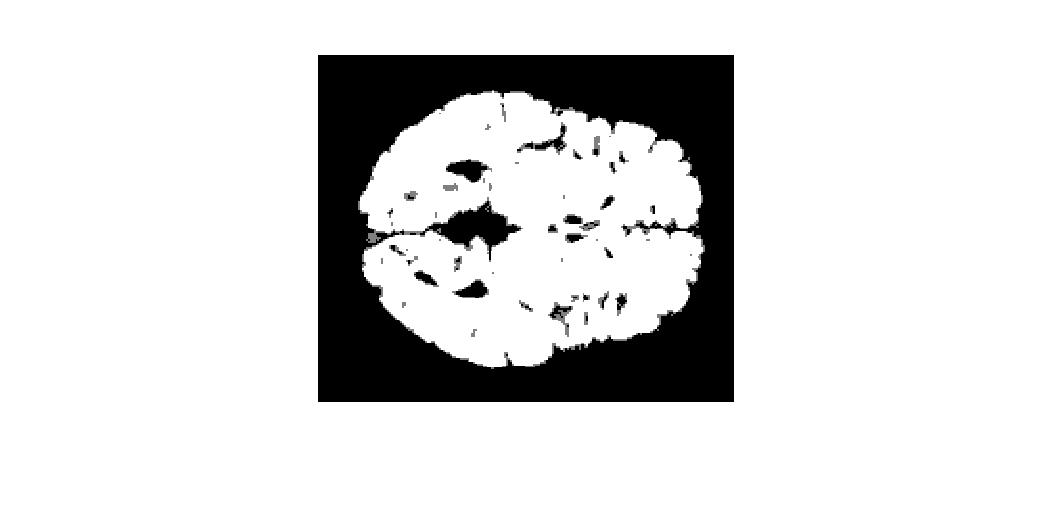
%> input picture a3/brain311090.png, 1057 x 525 px, given in place of brain1.jpg, which was not available
$ octave main.m   (GNU Octave 9; MATLAB toolbox functions it lacks are replaced by stand-ins)
%> lines starting %> are read from the running program, lines starting %| are printed output that depends on the picture; in (x1, y1, x2, y2) boxes, pixels count from 0 and x2, y2 are one past the last pixel; in counts of white or black regions, pixels touching at a corner belong together; the program's own positions count from 1; pictures that were not available may be replaced by others from this repository, and a replacement may not be noted
### a3/preprocess.m
function [ img ] = preprocess(imgin)
thres = graythresh(imgin);
img = imbinarize(imgin,thres);

%then, select the connected component (the brain)
%bwconncomp finds connected components in the binary image

%from Matlab docs, bwconncomp(BW) returns the connected components CC found in the binary image BW. bwconncomp uses a default connectivity of 8 for two dimensions,
%26 for three dimensions, and conndef(ndims(BW),'maximal') for higher dimensions.

ConnectedComponents = bwconncomp(img);

numPix = cellfun(@numel, ConnectedComponents.PixelIdxList);

[~, idx] = max(numPix);

biggest = zeros(size(img));

biggest(ConnectedComponents.PixelIdxList{idx}) = 1;

%remove the skull with mask

%imshow(biggest);

img = biggest;
end
%This has removed the largest connected component, and set it to zero.
%Now what? one asks

%From the assignment, "If	the	inner	and	outer	regions	are	connected	via	narrow	bridges, you	can
%separate	them	using	morphological	operations

%Thoughts: maybe not needed as the threshold seems to be working fine atm.
%should check with Amanda

%imshow(img);

### a3/double_thresholding.m
%From assignment spec: threshold-based implementation: based on histogram
%analysis.
%automatically compute two thresholds that seperat the three types of
%tissue.

%Input: given a binary image of the image sans- skull. Can I translate that
%back to the original (non-binary image)?

%Answer: probably

%%how the hell do we do histograms in matlab one wonders too

%do we need initial guess values? From the slides: yes.

function [img] = double_thresholding(img)

%imshow(img);
%hist = imhist(img);
%plot(hist);
Thres1 = 110;
Thres2 = 160;
minimumchange = 1;

Thres1new = 4234;
Thres2new = 345435;
while (Thres1new - Thres1 > minimumchange && Thres2new - Thres2 > minimumchange)
group1 = img <= Thres1;
group2 = img > Thres1; %can you do y < x <= c
group4 = group2 < Thres2;
group3 = img > Thres2;

mean1 = mean(img(group1));
mean2 = mean(img(group4));
mean3 = mean(img(group3));
%calculate means of groups until this stabilizes
Thres1new = (mean1 + mean2)/2;
Thres2new = (mean2 + mean3)/2;

Thres1 = Thres1new;
Thres2 = Thres2new;
end

segments = imquantize(img, [Thres1, Thres2]);
%apparently we can use multithresh now, so let's so what we get
thresh = multithresh(img, 3);

seg_I = imquantize(img, thresh); % values from 1 - 4
RGB = label2rgb(seg_I);
figure;
imshow(RGB)

%my original implementations image
img = mat2gray(segments);

figure;
imshow(img);
end

%how do you do while loops? lol

### a3/main.m
%this will generate most of the images from the current settings
%double_thresholding: 110, 160
%region growing: 20

img1 =  imread('brain1.jpg');
%> img1 is the input picture: size 525x1057x3 uint8; min 0, max 255, mean 219.4
img2 =  imread('brain2.jpg');
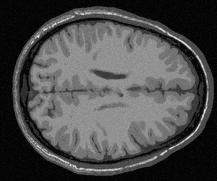
%> input picture a3/brain2.jpg, 217 x 181 px
%> img2 is the input picture: size 181x217 uint8; min 0, max 242, mean 75.4
img3 =  imread('brain3.jpg');
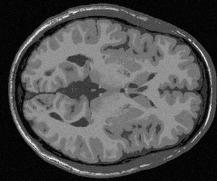
%> input picture a3/brain3.jpg, 217 x 181 px
%> img3 is the input picture: size 181x217 uint8; min 0, max 248, mean 78.6

%remove the outer region boi
pre1 = preprocess(img1);
%> in preprocess, `thres = graythresh(imgin);`: thres = 0.749
%> in preprocess, `img = imbinarize(imgin,thres);`:
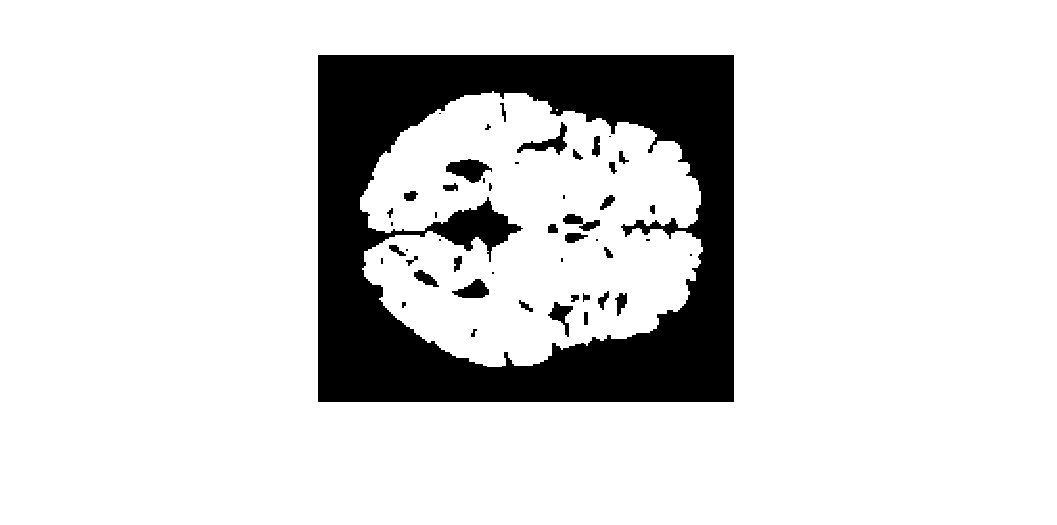
%> img: size 525x1057x3 logical; 85.6% white; 48 black regions (15 under 20 px), largest, box (x1, y1, x2, y2) and area: (318, 55, 734, 402) 75803, (446, 159, 492, 183) 647, (517, 122, 567, 155) 501
%> in preprocess, `ConnectedComponents = bwconncomp(img);`: ConnectedComponents = 3 connected components
%> in preprocess, `numPix = cellfun(@numel, ConnectedComponents.PixelIdxList);`: numPix = [1231719 192651 12]
%> in preprocess, `[~, idx] = max(numPix);`: idx = 1
%> in preprocess, `biggest(ConnectedComponents.PixelIdxList{idx}) = 1;`:
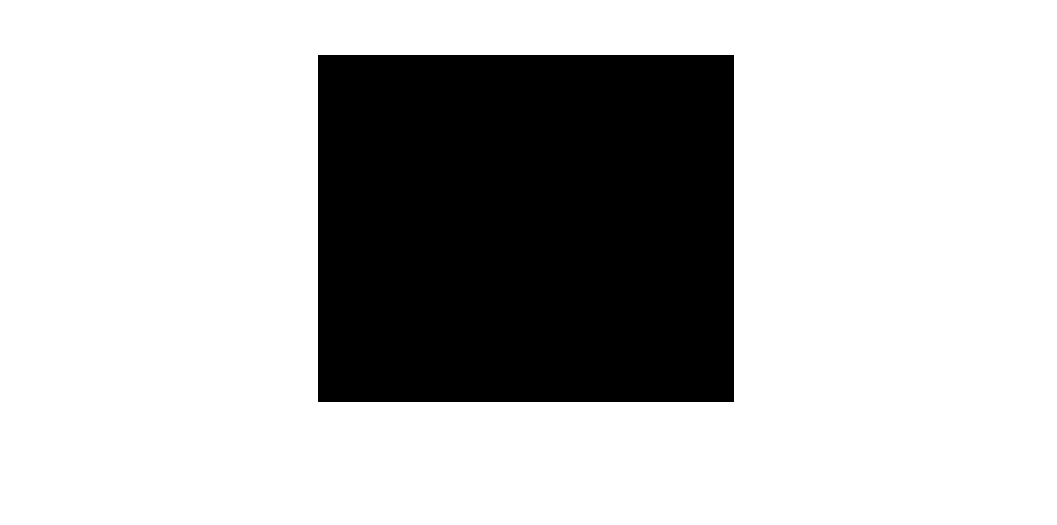
%> biggest: size 525x1057x3 double; values 0 (black) and 1 (white), 74% white; 1 black region, box (x1, y1, x2, y2) and area: (318, 55, 734, 402) 144352
pre2 = preprocess(img2);
%> in preprocess (call 2), `thres = graythresh(imgin);`: thres = 0.275
%> in preprocess (call 2), `img = imbinarize(imgin,thres);`: img: size 181x217 logical; 54.6% white; 120 black regions (116 under 20 px), largest, box (x1, y1, x2, y2) and area: (0, 0, 217, 181) 13058, (18, 14, 207, 167) 4333, (94, 71, 125, 79) 135, (155, 85, 164, 94) 26
%> in preprocess (call 2), `ConnectedComponents = bwconncomp(img);`: ConnectedComponents = 15 connected components
%> in preprocess (call 2), `numPix = cellfun(@numel, ConnectedComponents.PixelIdxList);`: numPix = [3895 17519 18 1 1 1 1 2 2 2 2 1 3 1 2]
%> in preprocess (call 2), `[~, idx] = max(numPix);`: idx = 2
%> in preprocess (call 2), `biggest(ConnectedComponents.PixelIdxList{idx}) = 1;`:
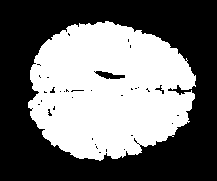
%> biggest: size 181x217 double; values 0 (black) and 1 (white), 44.6% white; 1 white region, box (x1, y1, x2, y2) and area: (28, 21, 196, 161) 17519
pre3 = preprocess(img3);
%> in preprocess (call 3), `thres = graythresh(imgin);`: thres = 0.271
%> in preprocess (call 3), `img = imbinarize(imgin,thres);`:
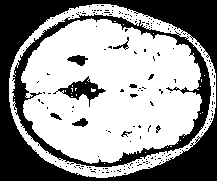
%> img: size 181x217 logical; 59% white; 196 black regions (185 under 20 px), largest, box (x1, y1, x2, y2) and area: (0, 0, 217, 181) 11070, (12, 13, 211, 167) 3706, (53, 76, 106, 107) 517
%> in preprocess (call 3), `ConnectedComponents = bwconncomp(img);`: ConnectedComponents = 29 connected components
%> in preprocess (call 3), `numPix = cellfun(@numel, ConnectedComponents.PixelIdxList);`: numPix = 29 values, max 18851 at index 4, min 1 at index 2, mean 799.2
%> in preprocess (call 3), `[~, idx] = max(numPix);`: idx = 4
%> in preprocess (call 3), `biggest(ConnectedComponents.PixelIdxList{idx}) = 1;`: biggest: size 181x217 double; values 0 (black) and 1 (white), 48% white; 1 white region, box (x1, y1, x2, y2) and area: (21, 18, 202, 164) 18851

withoutskull1 = bsxfun(@times, img1, cast(pre1, class(img1)));
withoutskull2 = bsxfun(@times, img2, cast(pre2, class(img2)));
withoutskull3 = bsxfun(@times, img3, cast(pre3, class(img3)));
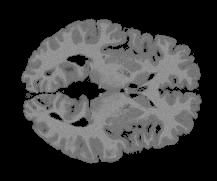
%> withoutskull3: size 181x217 uint8; min 0, max 165, mean 59.7

thresholded1 = double_thresholding(withoutskull1);
%> the loop in double_thresholding, `while (Thres1new - Thres1 > minimumchange && Thres2new - Thres2 > mini..` made 1 pass
%> (mean1, mean2, mean3, Thres1new, Thres2new, Thres1, Thres2) on pass 1: (0, 188.7, 255, 94.33, 221.8, 94.33, 221.8)
%> in double_thresholding, `thresh = multithresh(img, 3);`: thresh = [0 1 2]
%> (the run ends here)
